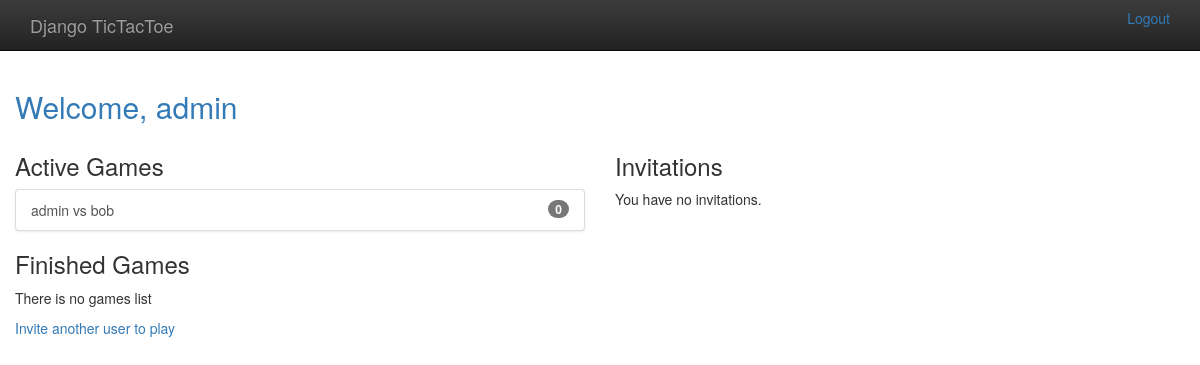
The page /player/home (signed in) on the database as committed earlier.
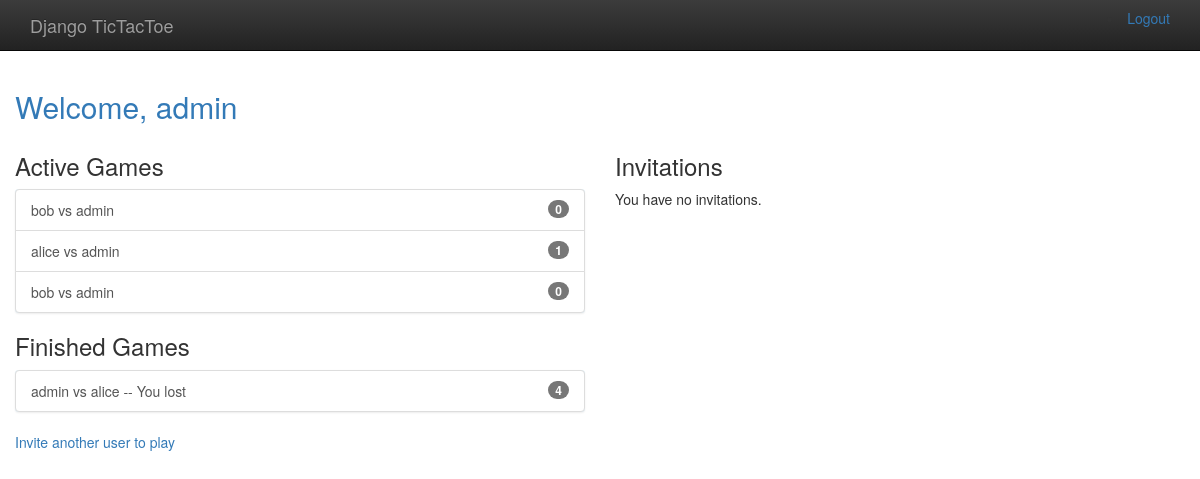
The same page on the database as committed later.
### gameplay/models.py (models this page shows, shortened)
class Game(models.Model):
    first_player = models.ForeignKey(User, related_name="games_first_player", on_delete=models.CASCADE)
    second_player = models.ForeignKey(User, related_name="games_second_player", on_delete=models.CASCADE)
    start_time = models.DateTimeField(auto_now_add=True)
    last_active = models.DateTimeField(auto_now_add=True)
    status = models.CharField(max_length=1, default=FIRST_PLAYER_TO_MOVE, choices=GAME_STATUS_CHOICES)
    objects = GamesQuerySet.as_manager()
    def get_absolute_url(self):
        return reverse('gameplay_detail', args=[self.id])
    def __str__(self):
        return "{0} vs {1}".format(self.first_player, self.second_player)

### player/views.py (the view)
# urls.py: path('home', home, name='player_home'),
@login_required()
def home(request):
    my_games = Game.objects.games_for_user(request.user)
    active_games = my_games.active()
    finished_games = my_games.difference(active_games)
    invitations = request.user.invitations_received.all()
    context = {
        'active_games': active_games,
        'finished_games': finished_games,
        'invitations': invitations,
    }
    return render(request, "player/home.html", context)

### gameplay/models.py (called while the page is built)
    def games_for_user(self, user):
        return self.filter(
            Q(first_player=user) | Q(second_player=user)
        )

    def active(self):
        return self.filter(Q(status=FIRST_PLAYER_TO_MOVE) | Q(status=SECOND_PLAYER_TO_MOVE))

### templates/player/home.html
{% extends 'base.html' %}
{% block content %}
    <h2 class="text-primary">Welcome, {{ user.username }}</h2>
    <div class="row">
        <div class="col-md-6">
            <h3>Active Games</h3>
            {% include "player/game_list_snippet.html" with games_list=active_games %}
            <h3>Finished Games</h3>
            {% include "player/game_list_snippet.html" with games_list=finished_games %}
        </div>
        <div class="col-md-6">
            <h3>Invitations</h3>
            {% if invitations %}
                <div class="list-group">
                    {% for inv in invitations %}
                        <a class="list-group-item" href="{% url 'player_accept_invitation' id=inv.id %}">
                            {{ inv.from_user.username }} has invited to a game.
                        </a>
                    {% endfor %}
                </div>
            {% else %}
                <p>You have no invitations.</p>
            {% endif %}
        </div>
    </div>
    <a href="{% url 'player_new_invitation' %}">
        Invite another user to play
    </a>
{% endblock %}

### templates/base.html (shortened to what this page needs)
{% load static %}
<!doctype html>
<html class="no-js" lang="">
    <head>
        {% block styling %}
            <link rel="stylesheet" href="{% static 'css/bootstrap.css' %}">
            <link rel="stylesheet" href="{% static 'css/bootstrap-theme.css' %}">
            <link rel="stylesheet" href="{% static 'css/main.css' %}">
        {% endblock %}
    </head>
    <body>
    <nav class="navbar navbar-inverse navbar-fixed-top" role="navigation">
      <div class="container">
        <div class="navbar-header">
          <a class="navbar-brand" href="/">Django TicTacToe</a>
        </div>
        <div id="navbar" class="navbar-collapse collapse">
          <form class="navbar-form navbar-right" role="form">
            {% if user.is_authenticated %}
              <li><a href="{% url 'player_logout' %}">Logout</a></li>
            {% else %}
              <li><a href="{% url 'player_login' %}">Login</a></li>
            {% endif %}
          </form>
        </div>
      </div>
    </nav>
    <div class="container">
        <div class="row">
            {% block content %}{% endblock content %}
        </div>
    </div>
    </body>
</html>

### templates/player/game_list_snippet.html
{% if games_list %}
    <div class="list-group bg-info">
        {% for game in games_list %}
            <a class="list-group-item" href="{{ game.get_absolute_url }}">
            {{ game }}
            {% if game.status not in 'FS' %}
                {% if game.status == 'D' %}
                    -- Draw
                {% elif game.status == 'W' and user == game.first_player %}
                    -- You won!
                {% elif game.status == 'L' and user == game.second_player %}
                    -- You won!
                {% else %}
                    -- You lost
                {% endif %}
            {% endif %}
            <span class="badge">{{ game.move_set.count }}</span>
            </a>
        {% endfor %}
    </div>
{% else %}
    <p>There is no games list</p>
{% endif %}

### templates/base.html (style rules this page uses)
body { padding-top: 70px; padding-bottom: 20px; }

Rows that differ between the two databases and show on the page:
removed Game: first_player+second_player "admin vs bob", move_set.count "0"
added Game: first_player+second_player "bob vs admin", move_set.count "0"
added Game: first_player+second_player "alice vs admin", move_set.count "1"
added Game: first_player+second_player "bob vs admin", move_set.count "0"
added Game: first_player+second_player "admin vs alice", status "-- You lost", move_set.count "4"
Other text that changed with them:
text no longer shown: "There is no games list"
